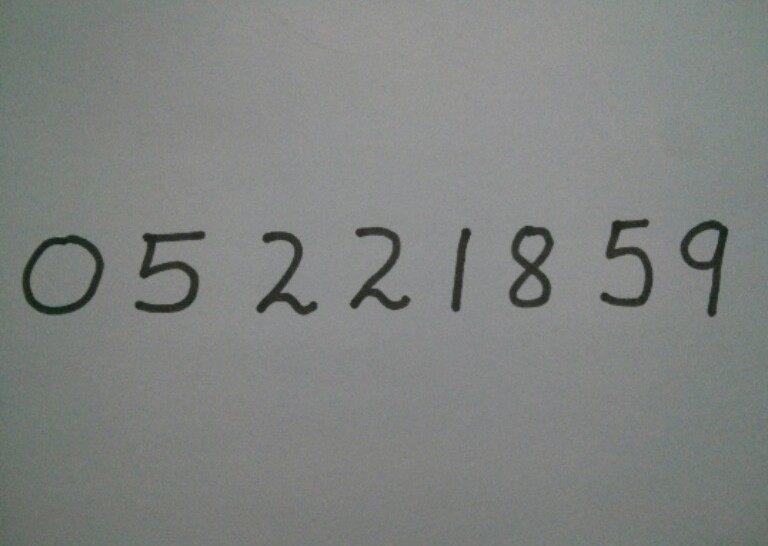
#> input picture images/img_2.jpg, 768 x 546 px; the run also reads 1 picture not shown here
$ python -i digitrecognizer.py   (imports and definitions only)
#> lines starting #> are read from the running program, lines starting #| are printed output that depends on the picture; after the words box and inside, x2 and y2 are one past the last pixel; in counts of white or black regions, pixels touching at a corner belong together
import random
import numpy as np
import matplotlib.pyplot as plt
import idx2numpy
import gzip
import cv2
from numpy.core.fromnumeric import sort

def load_data():
    with gzip.open('mnist/train-images-idx3-ubyte.gz','rb') as f:
        train_X=idx2numpy.convert_from_file(f)

    with gzip.open('mnist/t10k-images-idx3-ubyte.gz','rb') as f:
        test_X=idx2numpy.convert_from_file(f)

    with gzip.open('mnist/train-labels-idx1-ubyte.gz','rb') as f:
        train_y=idx2numpy.convert_from_file(f)

    with gzip.open('mnist/t10k-labels-idx1-ubyte.gz','rb') as f:
        test_y=idx2numpy.convert_from_file(f)

    val_X=train_X[50000:]
    val_y=train_y[50000:]
    train_X=train_X[:50000]
    train_y=train_y[:50000]

    train_X=train_X.astype('float32')/255
    test_X=test_X.astype('float32')/255
    val_X=val_X.astype('float32')/255

    training_inputs=[np.reshape(x,(784,1)) for x in train_X]
    training_results=[vectorized_result(y) for y in train_y]
    training_data=zip(training_inputs,training_results)

    validation_inputs=[np.reshape(x,(784,1)) for x in val_X]
    validation_data=zip(validation_inputs,val_y)

    test_inputs=[np.reshape(x,(784,1)) for x in test_X]
    test_data=zip(test_inputs,test_y)

    return training_data,validation_data,test_data

def load_test_data(test_X,test_y):
    test_X=test_X.astype('float32')/255
    test_inputs=[np.reshape(x,(784,1)) for x in test_X]
    test_data=zip(test_inputs,test_y)
    return test_data

def key_sort(val):
    return val[1]

def preprocess_data(filename):
#> called with filename = 'images/img_2.jpg'
    image=cv2.imread(filename)
#> image is the input picture: shape (546, 768, 3); mean B, G, R 128.4, 130.8, 127.7
    #convert image to grayscale
    grey=cv2.cvtColor(image.copy(),cv2.COLOR_BGR2GRAY)
    #set pixel value < 75-> 0,else 0.Then invert 0->1,1->0

    _,thresh=cv2.threshold(grey.copy(),75,255,cv2.THRESH_BINARY_INV)
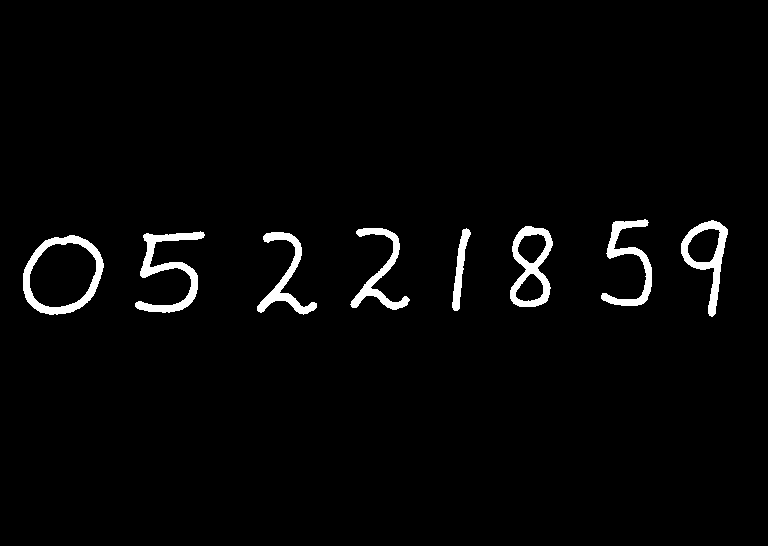
#> thresh: shape (546, 768); 2.5% white; 8 white regions

    #find the boundaries of digits,return list of boundaries
    # CV2.CHAIN_APPROX_SIMPLE used for only returning the boundaries of the formed shape
    #CV2.RETR_EXTERNAL for extracting only external contours
    contours, _=cv2.findContours(thresh.copy(),cv2.RETR_EXTERNAL,cv2.CHAIN_APPROX_SIMPLE)
#> contours = 8 contours; box (x1, y1, x2, y2) and area: (23, 235, 104, 315) 4866, (510, 226, 553, 307) 2420, (681, 220, 728, 317) 2010, (135, 231, 205, 313) 1467, (601, 219, 652, 306) 1129, (257, 232, 317, 315) 1094, (350, 228, 410, 310) 1065, (452, 228, 471, 311) 524

    preprocessed_digits=[]

    for c in contours:
        x,y,w,h=cv2.boundingRect(c)
        # Creating a rectangle around the digit in the original image
        cv2.rectangle(image,(x,y),(x+w,y+h),color=(0,255,0),thickness=2)

        # Cropping out the digit from the image corresponding to current contour
        digit=thresh[y:y+h,x:x+w]

        # Resizing that digit to (18, 18)
        resized_digit=cv2.resize(digit,(18,18))

        # Padding the digit with 5 pixels of black color (zeros) on each side to finally produce the image of (28, 28)
        padded_digit=np.pad(resized_digit,((5,5),(5,5)),"constant",constant_values=0)

        if(w>10 and h>10):
          preprocessed_digits.append((padded_digit,x))
#> this loop made 8 passes
#> (x, y, w, h) on passes 1 to 8: (23, 235, 81, 80), (257, 232, 60, 83), (135, 231, 70, 82), (452, 228, 19, 83), (350, 228, 60, 82), (510, 226, 43, 81), (681, 220, 47, 97), (601, 219, 51, 87)
#> digit: shape (87, 51); 29.5% white; 1 white region, box (x1, y1, x2, y2) and area: (0, 0, 51, 87) 1308
#> image: shape (546, 768, 3); 1.57% of pixels changed, all inside (x1, y1, x2, y2) = (22, 218, 730, 319)
#> after the loop, preprocessed_digits = 8 items

    preprocessed_digits.sort(key=key_sort)
    ans=[x[0] for x in preprocessed_digits]
#> ans = 8 items
    # for x in ans:
    #     plt.imshow(x,cmap="gray")
    #     plt.show()
    return np.array(ans)

# [4 lines left out: function vectorized_result, not called in this run]

def sigmoid(z):
  return 1.0/(1.0+np.exp(-z))

def sigmoid_prime(z):
  return sigmoid(z)*(1-sigmoid(z))

class CrossEntropyCost(object):
  @staticmethod
  def fn(a,y):
    return np.sum(np.nan_to_num(-y*np.log(a)-(1-y)*np.log(1-a)))
  @staticmethod
  def delta(z,a,y):
    return (a-y)

class QuadraticCost(object):
  @staticmethod
  def fn(a,y):
    return 0.5*np.linalg.norm(a-y)**2
  @staticmethod
  def delta(z,a,y):
    return (a-y)*sigmoid_prime(z)

class Network(object):
  def __init__(self,sizes,cost=CrossEntropyCost):
    self.num_layers=len(sizes)
    self.sizes=sizes
    self.default_weight_initializer()
    self.cost=cost

  def default_weight_initializer(self):
    self.biases=[np.random.randn(y,1) for y in self.sizes[1:]]
    self.weights=[np.random.randn(y,x)/np.sqrt(x) for x,y in zip(self.sizes[:-1],self.sizes[1:])]

  def large_weight_initializer(self):
    self.biases=[np.random.randn(y,1) for y in self.sizes[1:]]
    self.weights=[np.random.randn(y,x) for x,y in zip(self.sizes[:-1],self.sizes[1:])]

  # [143 lines left out: functions feedforward, SGD, update_mini_batch, backdrop, accuracy, total_cost and 1 more, not called in this run]

#testing on mnist data
'''
training_data,validation_data,test_data=load_data()
training_data=list(training_data)
test_data=list(test_data)
validation_data=list(validation_data)
net = Network([784, 100, 10],cost=QuadraticCost)
net.large_weight_initializer()
net.SGD(training_data,30,10,3,evaluation_data=test_data,monitor_training_accuracy=True,monitor_evaluation_accuracy=True,monitor_training_cost=True,monitor_evaluation_cost=True)
'''

#testing on mnist data with Cost Entropy Cost,L2 regulariztion and better weight inializers
'''
training_data,validation_data,test_data=load_data()
training_data=list(training_data)
test_data=list(test_data)
validation_data=list(validation_data)
net = Network([784, 100, 10],cost=CrossEntropyCost)
net.default_weight_initializer()
net.SGD(training_data,30,10,1,lmbda=5,evaluation_data=test_data,monitor_training_accuracy=True,monitor_evaluation_accuracy=True,monitor_training_cost=True,monitor_evaluation_cost=True)
'''

#testing on mobile snapshots
# [1 line that did not run here, left out]
test_data_X=preprocess_data('images/img_2.jpg')
test_data_y=[0,5,2,2,1,8,5,9]

test_data_X=np.append(test_data_X,preprocess_data('images/img_11.jpg'),axis=0)
#> call 2 of preprocess_data, with filename = 'images/img_11.jpg'
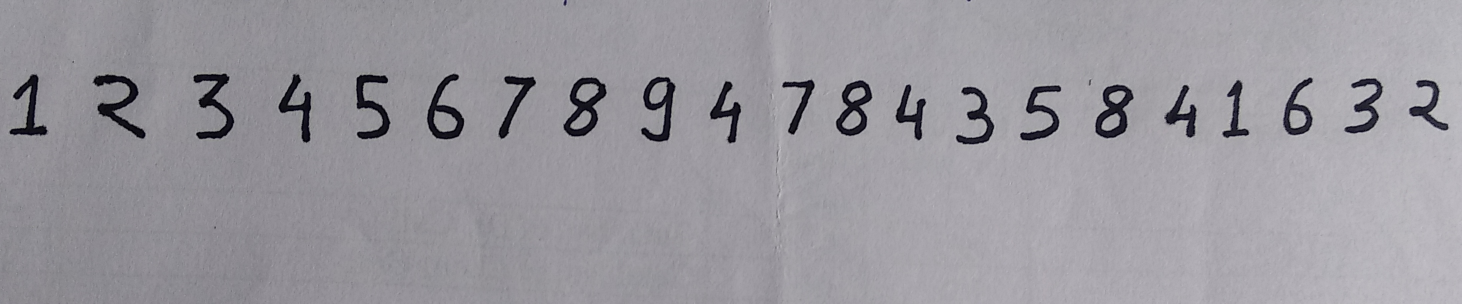
#> input picture images/img_11.jpg, 2924 x 607 px (shown at 1/2 size)
#> in preprocess_data, image is the input picture: shape (607, 2924, 3); mean B, G, R 157.8, 151.3, 153.6
#> in preprocess_data (call 2), `_,thresh=cv2.threshold(grey.copy(),75,255,cv2.THRESH_BINARY_INV)`: thresh: shape (607, 2924); 3.5% white; 26 white regions (4 under 20 px)
#> in preprocess_data (call 2), `contours, _=cv2.findContours(thresh.copy(),cv2.RETR_EXTERNAL,cv2.CHAIN..`: contours = 26 contours, 4 with area under 20; largest, box (x1, y1, x2, y2) and area: (1127, 155, 1213, 273) 6032, (2191, 170, 2267, 276) 5106, (1672, 161, 1744, 272) 4960, (854, 148, 928, 279) 4850, (1283, 154, 1351, 283) 4456
#> the loop in preprocess_data (call 2), `for c in contours:` made 26 passes
#> (x, y, w, h) on passes 2 to 13: (1912, 174, 76, 114), (2041, 171, 81, 110), (2329, 170, 64, 105), (2191, 170, 76, 106), (1792, 169, 60, 111), (1420, 163, 62, 123), (2445, 161, 53, 114), (1672, 161, 72, 111), (2819, 160, 77, 100), (2179, 160, 2, 10), (1565, 160, 64, 109), (2690, 157, 75, 110)
#> (c, x, y, w, h, digit) on passes 1, 24, 25: ([[429, 454], [429, 455], [430, 455], [430, 454]], 429, 454, 2, 2, [[255, 255], [255, 255]]), ([[146, 123], [146, 124]], 146, 123, 1, 2, [255, 255]), ([[1935, 0], [1936, 1], [1939, 1], [1940, 0]], 1935, 0, 6, 2, [[255, 255, 255, 255, 255, 255], [0, 255, 255, 255, 255, 0]])
#> after the loop in preprocess_data (call 2), `for c in contours:`:
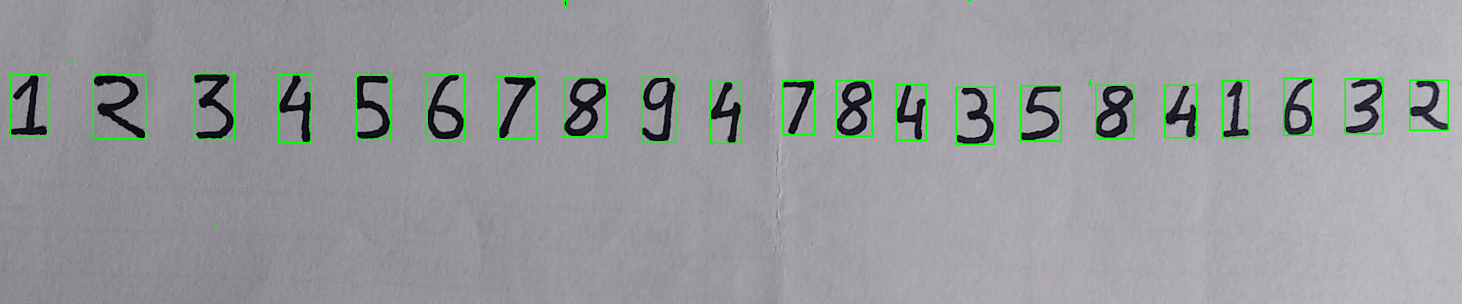
#> image: shape (607, 2924, 3) (shown at 1/2 size); 1.36% of pixels changed, all inside (x1, y1, x2, y2) = (19, 0, 2898, 458)
#> after the loop in preprocess_data (call 2), `for c in contours:`: preprocessed_digits = 21 items
test_data_y=np.append(test_data_y,[1,2,3,4,5,6,7,8,9,4,7,8,4,3,5,8,4,1,6,3,2])

test_data_X=np.append(test_data_X,preprocess_data('images/img_13.jpg'),axis=0)
#> call 3 of preprocess_data, with filename = 'images/img_13.jpg'
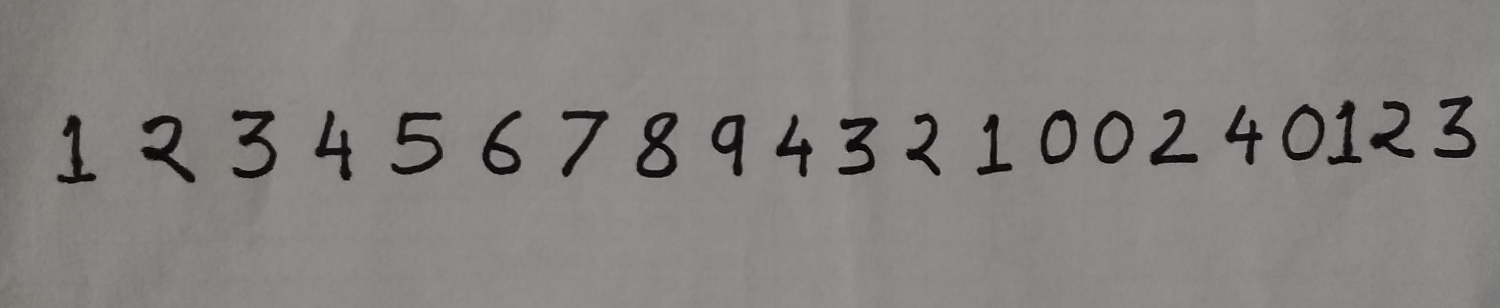
#> input picture images/img_13.jpg, 3000 x 616 px (shown at 1/2 size)
#> in preprocess_data, image is the input picture: shape (616, 3000, 3); mean B, G, R 127.8, 131.4, 132.8
#> in preprocess_data (call 3), `_,thresh=cv2.threshold(grey.copy(),75,255,cv2.THRESH_BINARY_INV)`: thresh: shape (616, 3000); 4.1% white; 21 white regions
#> in preprocess_data (call 3), `contours, _=cv2.findContours(thresh.copy(),cv2.RETR_EXTERNAL,cv2.CHAIN..`: contours = 21 contours; largest, box (x1, y1, x2, y2) and area: (1274, 225, 1355, 356) 7172, (2564, 208, 2649, 321) 6878, (2188, 222, 2267, 327) 6175, (2081, 219, 2154, 328) 5974, (965, 221, 1042, 350) 4894
#> the loop in preprocess_data (call 3), `for c in contours:` made 21 passes
#> (x, y, w, h) on passes 1 to 12: (1677, 234, 79, 116), (281, 231, 109, 135), (1552, 230, 73, 124), (1423, 230, 67, 122), (114, 230, 78, 138), (1954, 228, 70, 122), (1812, 226, 69, 125), (1274, 225, 81, 131), (783, 225, 103, 125), (2188, 222, 79, 105), (1124, 221, 93, 133), (965, 221, 77, 129)
#> after the loop in preprocess_data (call 3), `for c in contours:`: digit: shape (124, 84); 39.2% white; 1 white region, box (x1, y1, x2, y2) and area: (0, 0, 84, 124) 4081
#> after the loop in preprocess_data (call 3), `for c in contours:`: image: shape (616, 3000, 3); 1.4% of pixels changed, all inside (x1, y1, x2, y2) = (113, 191, 2954, 370)
test_data_y=np.append(test_data_y,[1,2,3,4,5,6,7,8,9,4,3,2,1,0,0,2,4,0,1,2,3])

test_data_X=np.append(test_data_X,preprocess_data('images/img_15.jpg'),axis=0)
#> call 4 of preprocess_data, with filename = 'images/img_15.jpg'
#> in preprocess_data (call 4), `_,thresh=cv2.threshold(grey.copy(),75,255,cv2.THRESH_BINARY_INV)`:
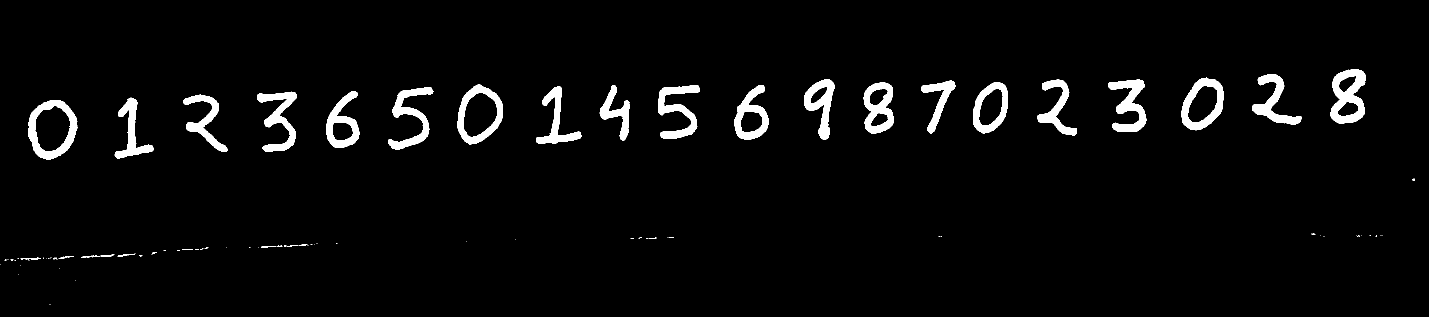
#> thresh: shape (634, 2858) (shown at 1/2 size); 3.7% white; 88 white regions (56 under 20 px)
#> in preprocess_data (call 4), `contours, _=cv2.findContours(thresh.copy(),cv2.RETR_EXTERNAL,cv2.CHAIN..`: contours = 88 contours, 61 with area under 20; largest, box (x1, y1, x2, y2) and area: (57, 200, 155, 320) 8790, (915, 169, 1006, 289) 7846, (2363, 155, 2447, 261) 6428, (2661, 138, 2731, 248) 5671, (1946, 164, 2016, 267) 5328
#> the loop in preprocess_data (call 4), `for c in contours:` made 88 passes
#> (x, y, w, h) on passes 12, 15, 18, 21, 22, 23, 24, 26, 27, 28, 32, 33: (106, 516, 9, 3), (41, 516, 18, 5), (61, 515, 21, 5), (162, 512, 19, 4), (117, 512, 30, 6), (278, 511, 7, 2), (183, 510, 17, 5), (201, 509, 28, 4), (235, 507, 36, 6), (303, 504, 11, 5), (364, 498, 22, 2), (400, 496, 7, 3)
#> (x, y, w, h, digit) on passes 2, 3, 4, 5, 6, 10: (150, 560, 1, 1, [255]), (36, 548, 1, 1, [255]), (119, 536, 1, 1, [255]), (40, 531, 1, 1, [255]), (0, 528, 1, 1, [255]), (9, 519, 4, 3, [[0, 255, 255, 255], [255, 255, 255, 255], [0, 255, 0, 0]])
#> after the loop in preprocess_data (call 4), `for c in contours:`: digit: shape (110, 70); 56.9% white; 7 black regions (1 under 20 px)
#> after the loop in preprocess_data (call 4), `for c in contours:`:
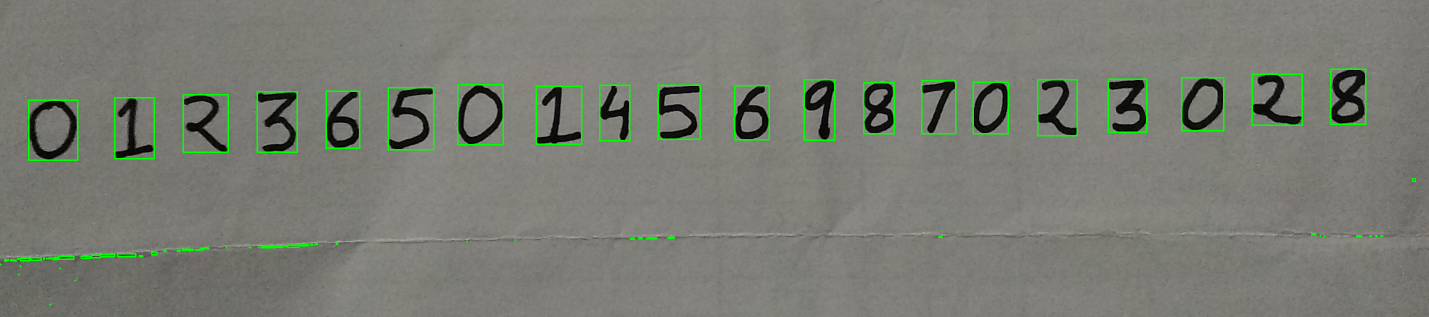
#> image: shape (634, 2858, 3) (shown at 1/2 size); mean B, G, R 114.4, 123.4, 120.4
#> after the loop in preprocess_data (call 4), `for c in contours:`: preprocessed_digits = 20 items
test_data_y=np.append(test_data_y,[0,1,2,3,6,5,0,1,4,5,6,9,8,7,0,2,3,0,2,8])

test_data=load_test_data(test_data_X,test_data_y)
#> in load_test_data, `test_inputs=[np.reshape(x,(784,1)) for x in test_X]`: test_inputs = 70 items
# [1 line that did not run here, left out]
# [1 line that did not run here, left out]
test_data=list(test_data)
#> test_data = 70 items
net=Network([784,100,10],cost=CrossEntropyCost)
# [2 lines not run here, left out]

>>> result = preprocess_data('images/img_2.jpg')
#> in preprocess_data (call 5), `contours, _=cv2.findContours(thresh.copy(),cv2.RETR_EXTERNAL,cv2.CHAIN..`: contours = 8 contours; box (x1, y1, x2, y2) and area: (23, 235, 104, 315) 4866, (510, 226, 553, 307) 2420, (681, 220, 728, 317) 2010, (135, 231, 205, 313) 1467, (601, 219, 652, 306) 1129, (257, 232, 317, 315) 1094, (350, 228, 410, 310) 1065, (452, 228, 471, 311) 524
#> the loop in preprocess_data (call 5), `for c in contours:` made 8 passes
#> pass 3, in preprocess_data (call 5), `padded_digit=np.pad(resized_digit,((5,5),(5,5)),"constant",constant_va..`:
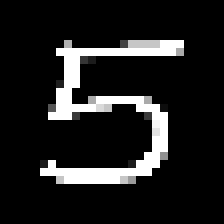
#> padded_digit: shape (28, 28) (shown 8 times larger); min 0, max 255, mean 31.1
#> after the loop in preprocess_data (call 5), `for c in contours:`: preprocessed_digits = 8 items
